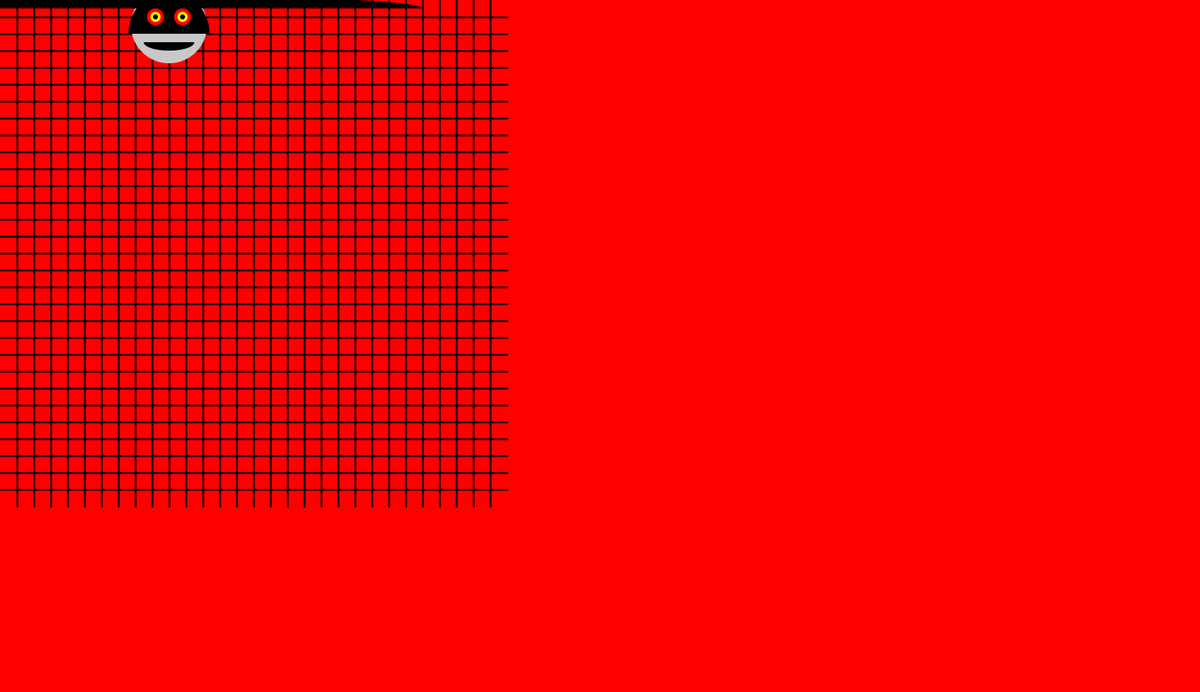
Frame 1 (no input)
Frame 60 (the mouse pressed at the canvas centre just before this capture): identical to frame 1, image omitted
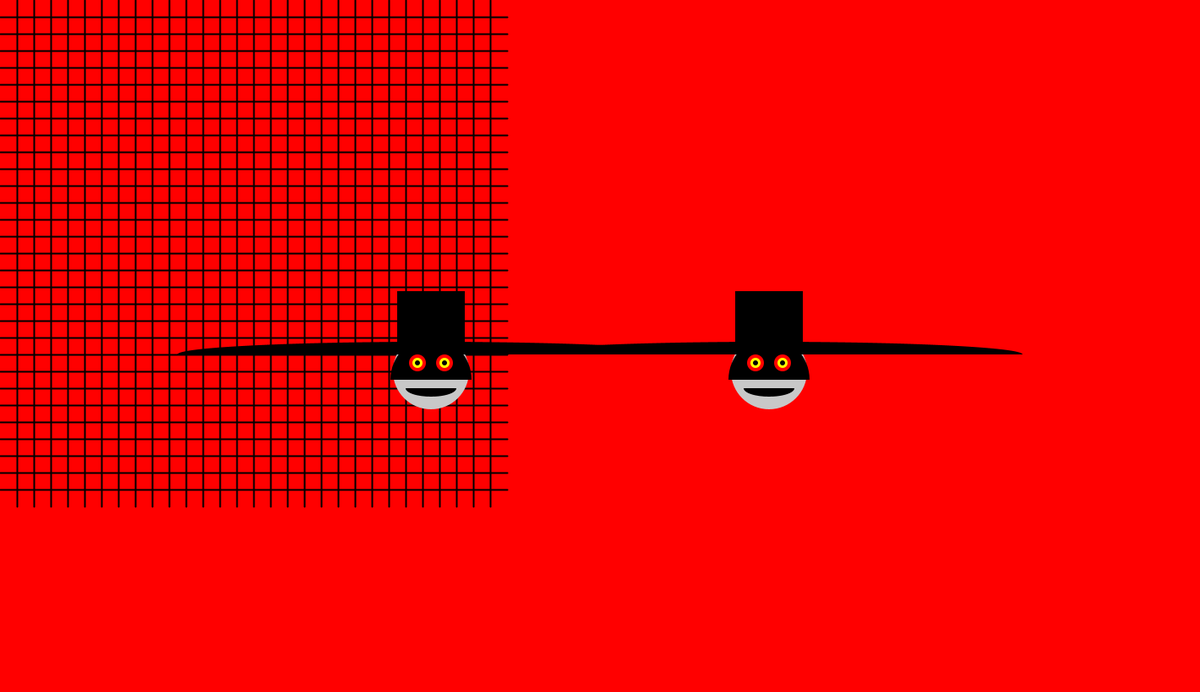
Frame 120 (the mouse held since frame 60 and released just before this capture)

The Processing sketch that drew these frames (run headless with seeded random() and noise(); from frame 60 on, the mouse is pressed at the canvas centre):

// Processing sketch: processing_104205
// ── processing_104205.pde

//Put Global Variables Here
    int box= 20;
    int number= 30;
    int canvasHeight= box*number;
    int canvasWidth= box*number;
  //int creatureX=0;
  //int creatureY= 0;
    
    //do setup here
  public void setup() {
    size(1420, 820);
    smooth();
    
  }
    
  //this is for our animation. It redraws things 18 times a second
  public void draw() {
    drawBackground(); //take this out if you want to erase things
    //creatureX= mouseX;
    //creatureY= mouseY;
    drawCreature(mouseX+10*box, mouseY);
    drawCreature(mouseX-10*box, mouseY);
  }
  

  
  //this functions is for your creature.
  //Use variables:creatureX and creatureY
  //Recommended to use: box as a variable
  private void drawCreature(int creatureX, int creatureY) {
    //put your creature files in here
    noStroke(); //removes strokes here
    fill(200, 200, 200);
    ellipse(creatureX, creatureY+1.5*box, 90, 90);
    fill(0,0,0);
    rectMode(CENTER);
    rect(creatureX, creatureY-1.5*box, 80, 3.5*box);
    arc (creatureX, creatureY+0.5*box, 30*box, 30, PI, 2*PI);
    arc (creatureX, creatureY+2*box, 4.8*box, 5*box, PI, 2*PI);
    fill(255, 0, 0);
    ellipse(creatureX+.8*box, creatureY+1*box, 1*box, 1*box);
    ellipse(creatureX-.8*box, creatureY+1*box, 1*box, 1*box);
    fill(255, 255, 0);
    ellipse(creatureX+.8*box, creatureY+1*box, .6*box, .6*box);
    ellipse(creatureX-.8*box, creatureY+1*box, .6*box, .6*box);
    fill(0,0,0);
    ellipse(creatureX+.8*box, creatureY+1*box, .3*box, .3*box);
    ellipse(creatureX-.8*box, creatureY+1*box, .3*box, .3*box);
    arc (creatureX, creatureY+2.5*box, 3*box, 1*box, 0, PI);
  }
  
  //this colors the background and draws the grid
  public void drawBackground() {
    background(255,0,0);
    drawGrid();
  }
  
  //this function is to draw the grid using the boxes
  public void drawGrid() {
    stroke(0);
    strokeWeight(2);
    for (int i=1; i<number; i++) {
      //Horizontal line
      line(0, i*box, canvasWidth, i*box);
      
      //Vertical Line
      line(i*box, 0, i*box, canvasHeight);
      
    }
    
  }
